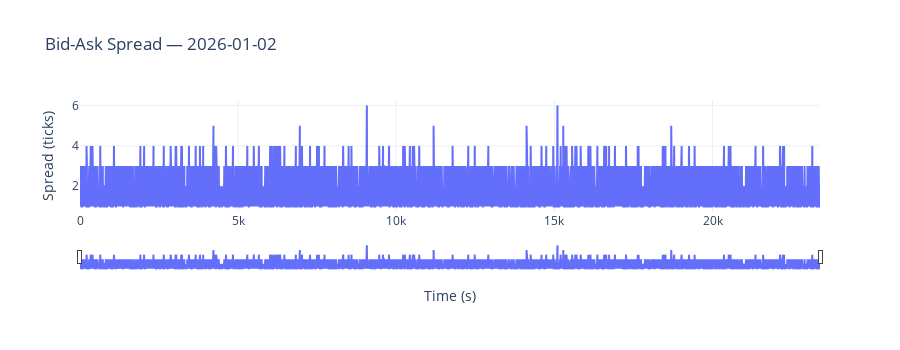

This figure's notebook cell:
### Markdown cell above
### Bid-Ask Spread

### Code cell
# Down-sample spread for plotting (every 1000th event)
stride = max(1, len(book["ts_ns"]) // 20000)
t_s = book["ts_ns"][::stride] / 1e9
spread = book["spread_ticks"][::stride]

fig_spread = go.Figure(
    data=go.Scatter(x=t_s, y=spread, mode="lines", name="Spread"),
    layout=go.Layout(
        title=f"Bid-Ask Spread — {sessions[0]['date']}",
        xaxis=dict(title="Time (s)", rangeslider=dict(visible=True)),
        yaxis=dict(title="Spread (ticks)"),
        height=350,
        template="plotly_white",
    ),
)
fig_spread.show()

### Figure 1 — Plotly figure (JSON) as saved in the notebook; plotly's stock layout.template omitted (floating-point values rounded to 4 significant figures; data arrays with more than 128 entries replaced by an {"elided": "..."} marker saying what was removed)
{"data": [{"mode": "lines", "name": "Spread", "type": "scatter", "x": {"elided": "20115 float values"}, "y": {"elided": "20115 int values"}}], "layout": {"height": 350, "title": {"text": "Bid-Ask Spread — 2026-01-02"}, "xaxis": {"rangeslider": {"visible": true}, "title": {"text": "Time (s)"}}, "yaxis": {"title": {"text": "Spread (ticks)"}}}}
